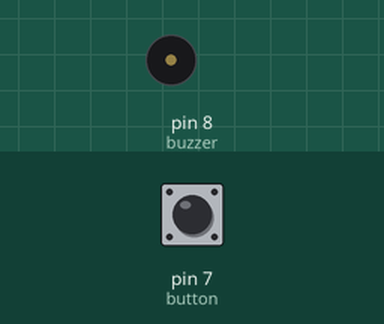
Recording of a sketch running on a simulated Arduino Uno, built with avr-gcc and run on an emulated ATmega328P. Shown: buzzer (waves = sounding). Inputs (shaded band) come from the test bench; at power-on: pin 7 (button) LOW.

Above: at 1.2 s.
1.3 s: pin 7 (button) pulled HIGH for 0.15 s
At 2.7 s:
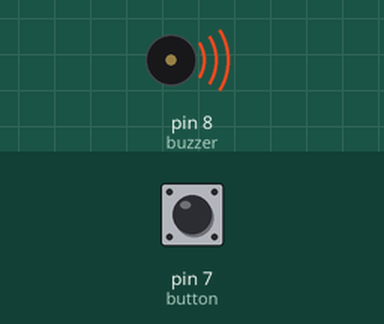
Timing chart, 0 to 11.6 s (numbered marks = the images above; inputs shaded):
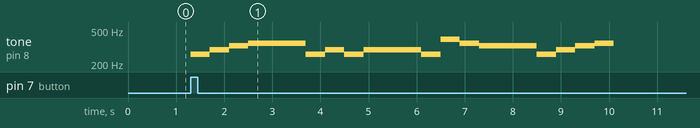

Measured:
- after the input at 1.3 s, tone on pin 8 (buzzer): plays 261 Hz for 0.40 s, 293 Hz for 0.40 s, 329 Hz for 0.40 s, 349 Hz for 1.2 s, 261 Hz for 0.40 s, 293 Hz for 0.40 s … (16 notes in this stretch), starting at once

The sketch:

do-re-mi-fa-with-button.ino
```cpp
int buzzer = 8;
int button = 7;

int running = LOW;

void setup()
{
  pinMode(buzzer, OUTPUT);
  pinMode(button, INPUT);
}

struct Note {
  String name;
  double frequency;
};

Note notes[] = {
  {"do", 261.625519},
  {"re", 293.664734},
  {"mi", 329.627533},
  {"fa", 349.228241},
  {"sol", 391.995392},
  {"la", 440},
  {"si",  493.883301},
};

void play(double note) {
  tone(buzzer, note, 400);
  delay(400);
};

void do0() {
  play(notes[0].frequency);
};

void re0() {
  play(notes[1].frequency);
};

void mi0() {
  play(notes[2].frequency);
};

void fa0() {
  play(notes[3].frequency);
};


void sol0() {
  play(notes[4].frequency);
};

void la0() {
  play(notes[5].frequency);
};

void si0() {
  play(notes[6].frequency);
};


void loop()
{
  running = digitalRead(button);
  if (running == HIGH) {
    do0();
    re0();
    mi0();
    fa0();
    fa0();
    fa0();
    do0();
    re0();
    do0();
    re0();
    re0();
    re0();
    do0();
    sol0();
    fa0();
    mi0();
    mi0();
    mi0();
    do0();
    re0();
    mi0();
    fa0();
  }
};
```
